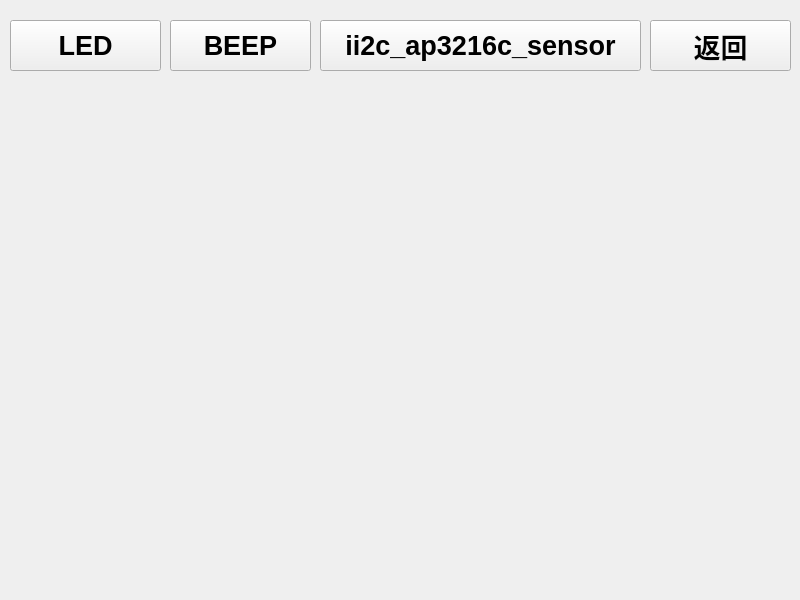
<?xml version="1.0" encoding="UTF-8"?>
<ui version="4.0">
 <class>MainWindow</class>
 <widget class="QMainWindow" name="MainWindow">
  <property name="geometry">
   <rect>
    <x>0</x>
    <y>0</y>
    <width>800</width>
    <height>600</height>
   </rect>
  </property>
  <property name="windowTitle">
   <string>主程序</string>
  </property>
  <widget class="QWidget" name="centralwidget">
   <widget class="QPushButton" name="PB_led">
    <property name="geometry">
     <rect>
      <x>10</x>
      <y>20</y>
      <width>151</width>
      <height>51</height>
     </rect>
    </property>
    <property name="font">
     <font>
      <pointsize>20</pointsize>
      <weight>75</weight>
      <bold>true</bold>
     </font>
    </property>
    <property name="text">
     <string>LED</string>
    </property>
   </widget>
   <widget class="QPushButton" name="PB_beep">
    <property name="geometry">
     <rect>
      <x>170</x>
      <y>20</y>
      <width>141</width>
      <height>51</height>
     </rect>
    </property>
    <property name="font">
     <font>
      <pointsize>20</pointsize>
      <weight>75</weight>
      <bold>true</bold>
     </font>
    </property>
    <property name="text">
     <string>BEEP</string>
    </property>
   </widget>
   <widget class="QPushButton" name="PB_ii2c">
    <property name="geometry">
     <rect>
      <x>320</x>
      <y>20</y>
      <width>321</width>
      <height>51</height>
     </rect>
    </property>
    <property name="font">
     <font>
      <pointsize>20</pointsize>
      <weight>75</weight>
      <bold>true</bold>
     </font>
    </property>
    <property name="text">
     <string>ii2c_ap3216c_sensor</string>
    </property>
   </widget>
   <widget class="QStackedWidget" name="stackedWidget">
    <property name="geometry">
     <rect>
      <x>10</x>
      <y>80</y>
      <width>761</width>
      <height>501</height>
     </rect>
    </property>
    <widget class="QWidget" name="page_0"/>
   </widget>
   <widget class="QPushButton" name="PB_ret">
    <property name="geometry">
     <rect>
      <x>650</x>
      <y>20</y>
      <width>141</width>
      <height>51</height>
     </rect>
    </property>
    <property name="font">
     <font>
      <pointsize>20</pointsize>
      <weight>75</weight>
      <bold>true</bold>
     </font>
    </property>
    <property name="text">
     <string>返回</string>
    </property>
   </widget>
  </widget>
 </widget>
 <resources/>
 <connections/>
</ui>
